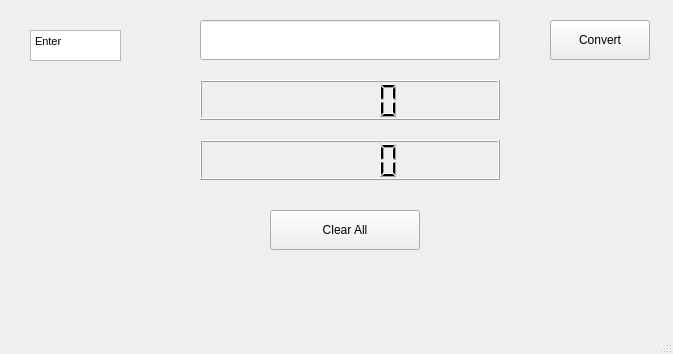
<?xml version="1.0" encoding="UTF-8"?>
<ui version="4.0">
 <class>MainWindow</class>
 <widget class="QMainWindow" name="MainWindow">
  <property name="geometry">
   <rect>
    <x>0</x>
    <y>0</y>
    <width>673</width>
    <height>354</height>
   </rect>
  </property>
  <property name="windowTitle">
   <string>MainWindow</string>
  </property>
  <widget class="QWidget" name="centralWidget">
   <widget class="QPushButton" name="pushButton">
    <property name="geometry">
     <rect>
      <x>550</x>
      <y>20</y>
      <width>100</width>
      <height>40</height>
     </rect>
    </property>
    <property name="text">
     <string>Convert</string>
    </property>
   </widget>
   <widget class="QLCDNumber" name="binaryDisplay">
    <property name="geometry">
     <rect>
      <x>200</x>
      <y>80</y>
      <width>300</width>
      <height>40</height>
     </rect>
    </property>
   </widget>
   <widget class="QLCDNumber" name="hexDisplay">
    <property name="geometry">
     <rect>
      <x>200</x>
      <y>140</y>
      <width>300</width>
      <height>40</height>
     </rect>
    </property>
   </widget>
   <widget class="QPushButton" name="pushButton_2">
    <property name="geometry">
     <rect>
      <x>270</x>
      <y>210</y>
      <width>150</width>
      <height>40</height>
     </rect>
    </property>
    <property name="text">
     <string>Clear All</string>
    </property>
   </widget>
   <widget class="QLineEdit" name="lineEdit">
    <property name="enabled">
     <bool>true</bool>
    </property>
    <property name="geometry">
     <rect>
      <x>200</x>
      <y>20</y>
      <width>300</width>
      <height>40</height>
     </rect>
    </property>
    <property name="text">
     <string/>
    </property>
   </widget>
   <widget class="QTextBrowser" name="textBrowser">
    <property name="geometry">
     <rect>
      <x>30</x>
      <y>30</y>
      <width>91</width>
      <height>31</height>
     </rect>
    </property>
    <property name="html">
     <string>&lt;!DOCTYPE HTML PUBLIC &quot;-//W3C//DTD HTML 4.0//EN&quot; &quot;http://www.w3.org/TR/REC-html40/strict.dtd&quot;&gt;
&lt;html&gt;&lt;head&gt;&lt;meta name=&quot;qrichtext&quot; content=&quot;1&quot; /&gt;&lt;style type=&quot;text/css&quot;&gt;
p, li { white-space: pre-wrap; }
&lt;/style&gt;&lt;/head&gt;&lt;body style=&quot; font-family:'MS Shell Dlg 2'; font-size:7.8pt; font-weight:400; font-style:normal;&quot;&gt;
&lt;p style=&quot; margin-top:0px; margin-bottom:0px; margin-left:0px; margin-right:0px; -qt-block-indent:0; text-indent:0px;&quot;&gt;&lt;span style=&quot; font-size:8pt;&quot;&gt;Enter&lt;/span&gt;&lt;/p&gt;&lt;/body&gt;&lt;/html&gt;</string>
    </property>
   </widget>
   <widget class="QWidget" name="verticalLayoutWidget">
    <property name="geometry">
     <rect>
      <x>0</x>
      <y>0</y>
      <width>671</width>
      <height>331</height>
     </rect>
    </property>
    <layout class="QVBoxLayout" name="verticalLayout">
     <property name="spacing">
      <number>0</number>
     </property>
    </layout>
   </widget>
  </widget>
  <widget class="QMenuBar" name="menuBar">
   <property name="geometry">
    <rect>
     <x>0</x>
     <y>0</y>
     <width>673</width>
     <height>26</height>
    </rect>
   </property>
  </widget>
  <widget class="QStatusBar" name="statusBar"/>
 </widget>
 <layoutdefault spacing="6" margin="11"/>
 <resources/>
 <connections/>
</ui>
